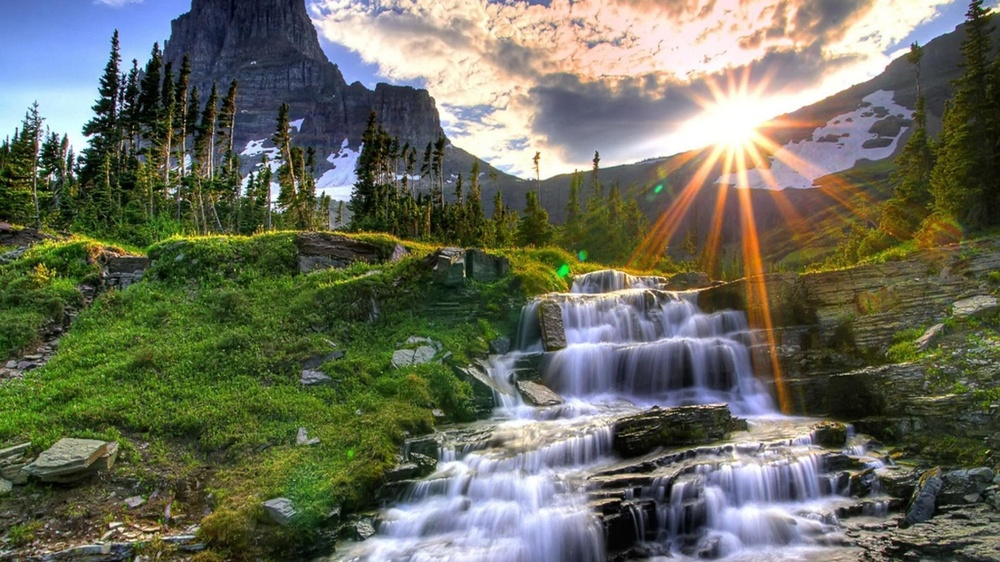
#> input picture CV/Practicals/test.jpg, 1000 x 562 px, shrunk from 1920 x 1080 before the run
$ jupyter execute CV4.ipynb   (older library calls are emulated)
#> lines starting #> are read from the running program, lines starting #| are printed output that depends on the picture; after the words box and inside, x2 and y2 are one past the last pixel; in counts of white or black regions, pixels touching at a corner belong together
[cell 1]
import cv2
import numpy as np
import matplotlib.pyplot as plt
from google.colab import files
import os

# ===== Upload images =====
uploaded = files.upload()  # upload your leg1 and trn1 here
#> the answer given: test.jpg
image_paths = list(uploaded.keys())

# --------- Helpers ----------
def img_read_rgb(path):
#> called with path = 'test.jpg'
    img = cv2.imread(path, cv2.IMREAD_COLOR)
#> img is the input picture: shape (562, 1000, 3); mean B, G, R 92.6, 108.6, 105.8
    if img is None:
        raise FileNotFoundError(f"Cannot read image: {path}")
    return cv2.cvtColor(img, cv2.COLOR_BGR2RGB)

def normalize01(im):
    im = im.astype(np.float32)
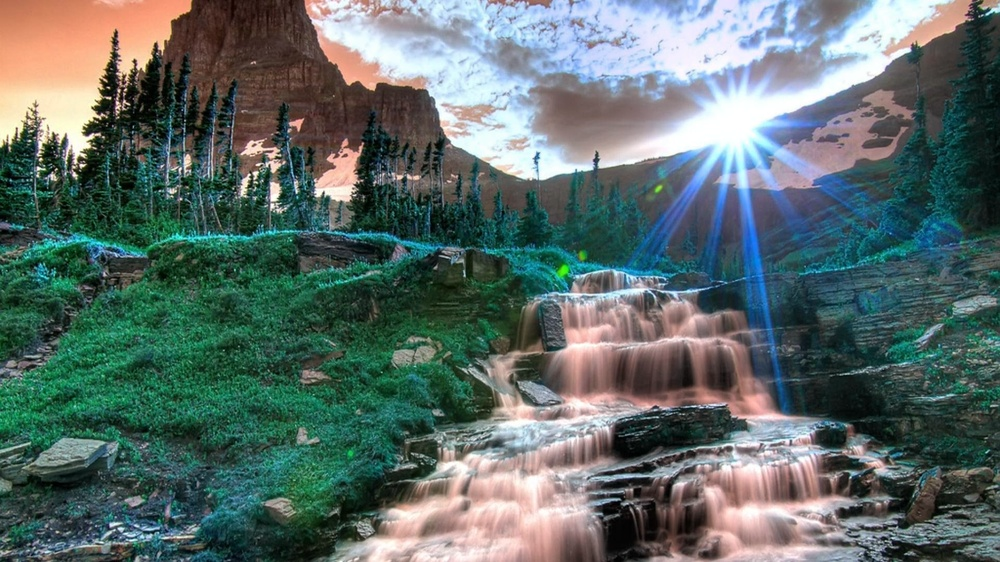
#> im: shape (562, 1000, 3) float32; mean of channels 0, 1, 2 0.415, 0.426, 0.364; drawn as B, G, R
    im_min, im_max = im.min(), im.max()
#> im_min = 0; im_max = 1
    if im_max - im_min == 0:
        return np.zeros_like(im)
    return (im - im_min) / (im_max - im_min)

def to_uint8(im):
    return np.clip(im * 255.0, 0, 255).astype(np.uint8)

def entropy_gray(gray):
    hist = np.bincount((gray.flatten()).astype(np.uint8), minlength=256).astype(np.float64)
    p = hist / hist.sum()
    p_nonzero = p[p > 0]
    return -np.sum(p_nonzero * np.log2(p_nonzero))

def mean_gradient(gray):
    gx = cv2.Sobel(gray, cv2.CV_32F, 1, 0, ksize=3)
    gy = cv2.Sobel(gray, cv2.CV_32F, 0, 1, ksize=3)
    mag = np.sqrt(gx**2 + gy**2)
    return float(np.mean(mag))

# --------- Operators ----------
def exponential_operator(img01, k=1.0):
#> called with k = 1
    denom = np.expm1(k)
    c = 1.0 / denom if denom != 0 else 1.0
    return np.clip(c * np.expm1(k * img01), 0.0, 1.0)

def logarithmic_operator(img01, k=1.0):
#> called with k = 1
    denom = np.log1p(k)
    c = 1.0 / denom if denom != 0 else 1.0
    return np.clip(c * np.log1p(k * img01), 0.0, 1.0)
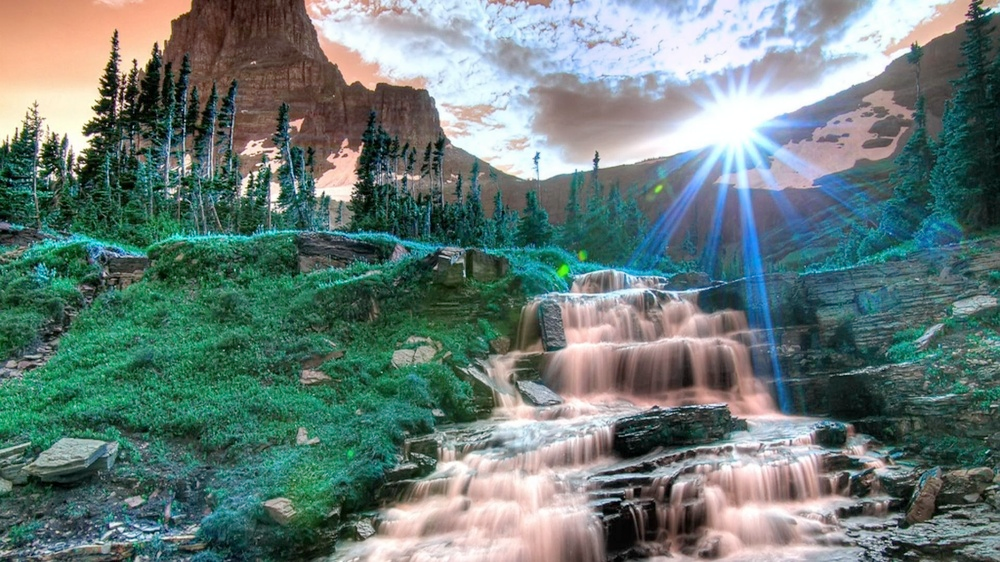
#> returned value: shape (562, 1000, 3) float32; mean of channels 0, 1, 2 0.476, 0.492, 0.414; drawn as B, G, R

def gamma_correction(img01, gamma=1.0):
#> called with gamma = 0.7
    return np.clip(img01 ** max(gamma, 1e-6), 0.0, 1.0)

# --------- Processing ----------
def process_and_compare(img_path, params):
    rgb = img_read_rgb(img_path)
    img01 = normalize01(rgb / 255.0)

    exp_img01 = exponential_operator(img01, k=params.get("k_exp", 1.0))
    log_img01 = logarithmic_operator(img01, k=params.get("k_log", 1.0))
    gamma_img01 = gamma_correction(img01, gamma=params.get("gamma", 0.7))

    exp_rgb, log_rgb, gamma_rgb = map(to_uint8, [exp_img01, log_img01, gamma_img01])

    gray_imgs = {
        "orig": cv2.cvtColor(to_uint8(img01), cv2.COLOR_RGB2GRAY),
        "exp": cv2.cvtColor(exp_rgb, cv2.COLOR_RGB2GRAY),
        "log": cv2.cvtColor(log_rgb, cv2.COLOR_RGB2GRAY),
        "gamma": cv2.cvtColor(gamma_rgb, cv2.COLOR_RGB2GRAY),
    }

    # Compute metrics
    results = {
        k: {
            "std": float(np.std(g)),
            "entropy": entropy_gray(g),
            "mean_grad": mean_gradient(g),
        }
        for k, g in gray_imgs.items()
    }
#> results = 4 items

    # Show results
    fig, axes = plt.subplots(1, 4, figsize=(16,5))
    axes[0].imshow(to_uint8(img01)); axes[0].set_title("Original")
    axes[1].imshow(exp_rgb); axes[1].set_title(f"Exponential (k={params.get('k_exp',1.0)})")
    axes[2].imshow(log_rgb); axes[2].set_title(f"Logarithmic (k={params.get('k_log',1.0)})")
    axes[3].imshow(gamma_rgb); axes[3].set_title(f"Gamma (γ={params.get('gamma',0.7)})")
    for ax in axes: ax.axis('off')
    plt.show()
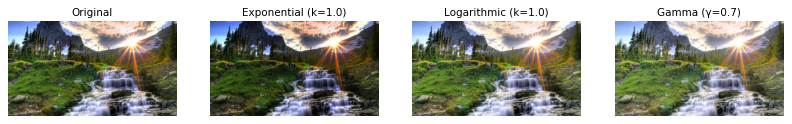
#> figure drawn by matplotlib, 4 panels

    return results

# ===== Run on uploaded images =====
params = {"k_exp": 1.0, "k_log": 1.0, "gamma": 0.7}

all_results = {}
for img_path in image_paths:
    print(f"\nProcessing: {img_path}")
    res = process_and_compare(img_path, params)
#> res = 4 items
    all_results[img_path] = res
    for k,v in res.items():
        print(f"{k:>6} | std={v['std']:.2f} | entropy={v['entropy']:.3f} | mean_grad={v['mean_grad']:.3f}")
#> this loop made 4 passes
#> (k, v) on passes 1 to 4: ('orig', {'std': 64.77, 'entropy': 7.77, 'mean_grad': 88.54}), ('exp', {'std': 64.73, 'entropy': 7.6, 'mean_grad': 80.15}), ('log', {'std': 63.47, 'entropy': 7.82, 'mean_grad': 92.31}), ('gamma', {'std': 58.53, 'entropy': 7.73, 'mean_grad': 86.55})
#|   orig | std=64.77 | entropy=7.772 | mean_grad=88.537
#|    exp | std=64.73 | entropy=7.596 | mean_grad=80.151
#|    log | std=63.47 | entropy=7.819 | mean_grad=92.305
#|  gamma | std=58.53 | entropy=7.734 | mean_grad=86.555

[cell 2]
from google.colab import files
import cv2
import matplotlib.pyplot as plt

# ===== Upload image(s) =====
uploaded = files.upload()
#> the answer given: HappyFish.jpg

# Get the first uploaded file name
filename = list(uploaded.keys())[0]
print("Using file:", filename)

# Read the uploaded file in grayscale
img = cv2.imread(filename, cv2.IMREAD_GRAYSCALE)
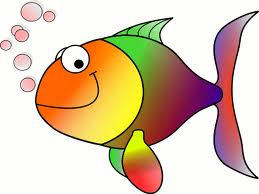
#> input picture CV/Practicals/HappyFish.jpg, 259 x 194 px
#> img: shape (194, 259); min 0, max 255, mean 200.4
if img is None:
    raise FileNotFoundError(f"Could not read the uploaded image: {filename}")

# Show uploaded image
plt.imshow(img, cmap="gray")
plt.title(f"Uploaded Image: {filename}")
plt.axis("off")
plt.show()

[cell 3]
import cv2
import matplotlib.pyplot as plt
from google.colab import files

# Upload file
uploaded = files.upload()
#> the answer given: HappyFish.jpg

# Get the actual filename from uploaded dict
filename = list(uploaded.keys())[0]

# Load image in grayscale
soi1 = cv2.imread(filename, cv2.IMREAD_GRAYSCALE)

# Global Histogram Equalization
global_eq = cv2.equalizeHist(soi1)
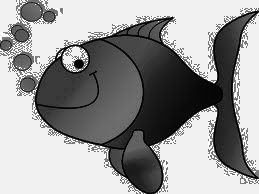
#> global_eq: shape (194, 259); min 0, max 255, mean 152.1

# Local Histogram Equalization (CLAHE)
clahe = cv2.createCLAHE(clipLimit=2.0, tileGridSize=(8,8))
local_eq = clahe.apply(soi1)
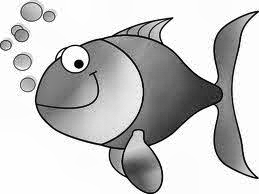
#> local_eq: shape (194, 259); min 1, max 255, mean 198.4

# Titles and images
titles = ['Original soi1', 'Global Histogram Eq.', 'Local (CLAHE) Eq.']
images = [soi1, global_eq, local_eq]

plt.figure(figsize=(15, 8))

# Show images
for i in range(3):
    plt.subplot(2, 3, i+1)
    plt.imshow(images[i], cmap='gray')
    plt.title(titles[i])
    plt.axis('off')

# Show histograms
for i in range(3):
    plt.subplot(2, 3, i+4)
    plt.hist(images[i].ravel(), 256, [0,256], color='black')
    plt.title(f'Histogram - {titles[i]}')
    plt.xlim([0,256])

plt.tight_layout()
plt.show()
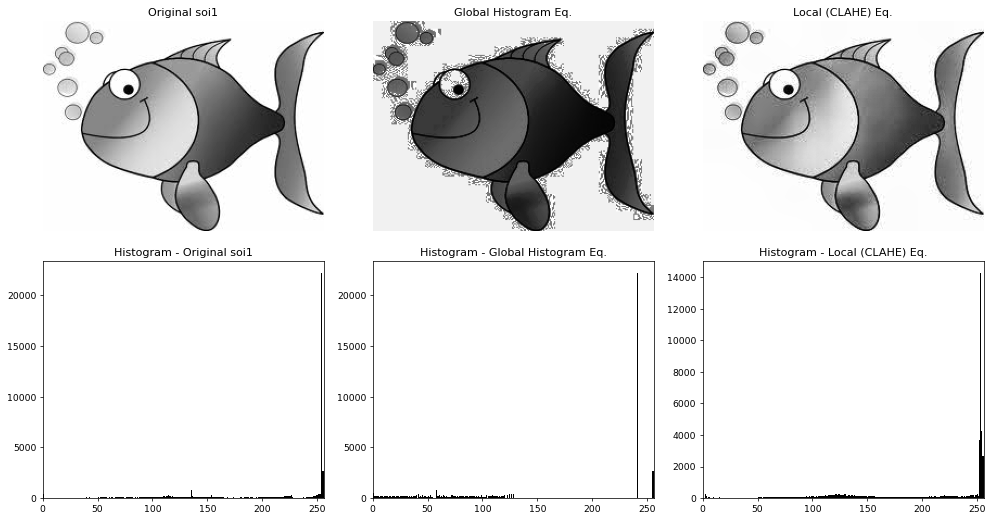
#> figure drawn by matplotlib, 6 panels; panel 4: tallest bar 22219 high, from x = 254 to 255; panel 5: tallest bar 22219 high, from x = 241 to 242; panel 6: tallest bar 14285 high, from x = 253 to 254

[cell 4]
import cv2
import numpy as np
import matplotlib.pyplot as plt
from google.colab import files

# --- Upload penguin image ---
uploaded = files.upload()
#> the answer given: HappyFish.jpg
filename = list(uploaded.keys())[0]

# --- Load in grayscale ---
pen1 = cv2.imread(filename, cv2.IMREAD_GRAYSCALE)

# --- Thresholding (binary image) ---
# Adjust threshold value (100) if penguins are not separated well
_, binary = cv2.threshold(pen1, 100, 255, cv2.THRESH_BINARY_INV)
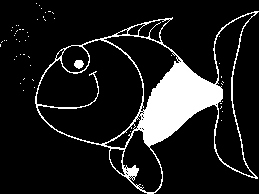
#> binary: shape (194, 259); 12% white; 54 white regions (52 under 20 px), largest, box (x1, y1, x2, y2) and area: (35, 11, 259, 194) 5888, (74, 60, 84, 69) 67

# --- Connected Components ---
num_labels, labels = cv2.connectedComponents(binary)
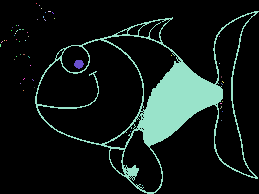
#> labels: shape (194, 259) int32; 55 distinct labels, from 0 to 54; one colour per label, 0 black
#> num_labels = 55

# --- Random color mapping for visualization ---
label_img = np.zeros((labels.shape[0], labels.shape[1], 3), dtype=np.uint8)
colors = [tuple(np.random.randint(0,255,3).tolist()) for _ in range(num_labels)]
#> colors = 55 items, first 6: (172, 47, 117), (192, 67, 251), (195, 103, 9), (211, 21, 242), (36, 87, 70), (216, 88, 140)

for r in range(labels.shape[0]):
    for c in range(labels.shape[1]):
        label_img[r, c] = colors[labels[r, c]]
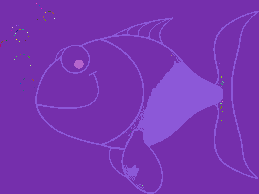
#> label_img: shape (194, 259, 3); mean of channels 0, 1, 2 177.1, 52, 119.8; drawn as B, G, R

# --- Show results ---
plt.figure(figsize=(15, 6))

plt.subplot(1, 3, 1)
plt.imshow(pen1, cmap='gray')
plt.title('Original Penguin Image')
plt.axis('off')

plt.subplot(1, 3, 2)
plt.imshow(binary, cmap='gray')
plt.title('Binary Image')
plt.axis('off')

plt.subplot(1, 3, 3)
plt.imshow(label_img)
plt.title(f'Labeled Penguins (Count = {num_labels-1})')
plt.axis('off')

plt.tight_layout()
plt.show()

print("Total penguins detected:", num_labels - 1)
#| Total penguins detected: 54
